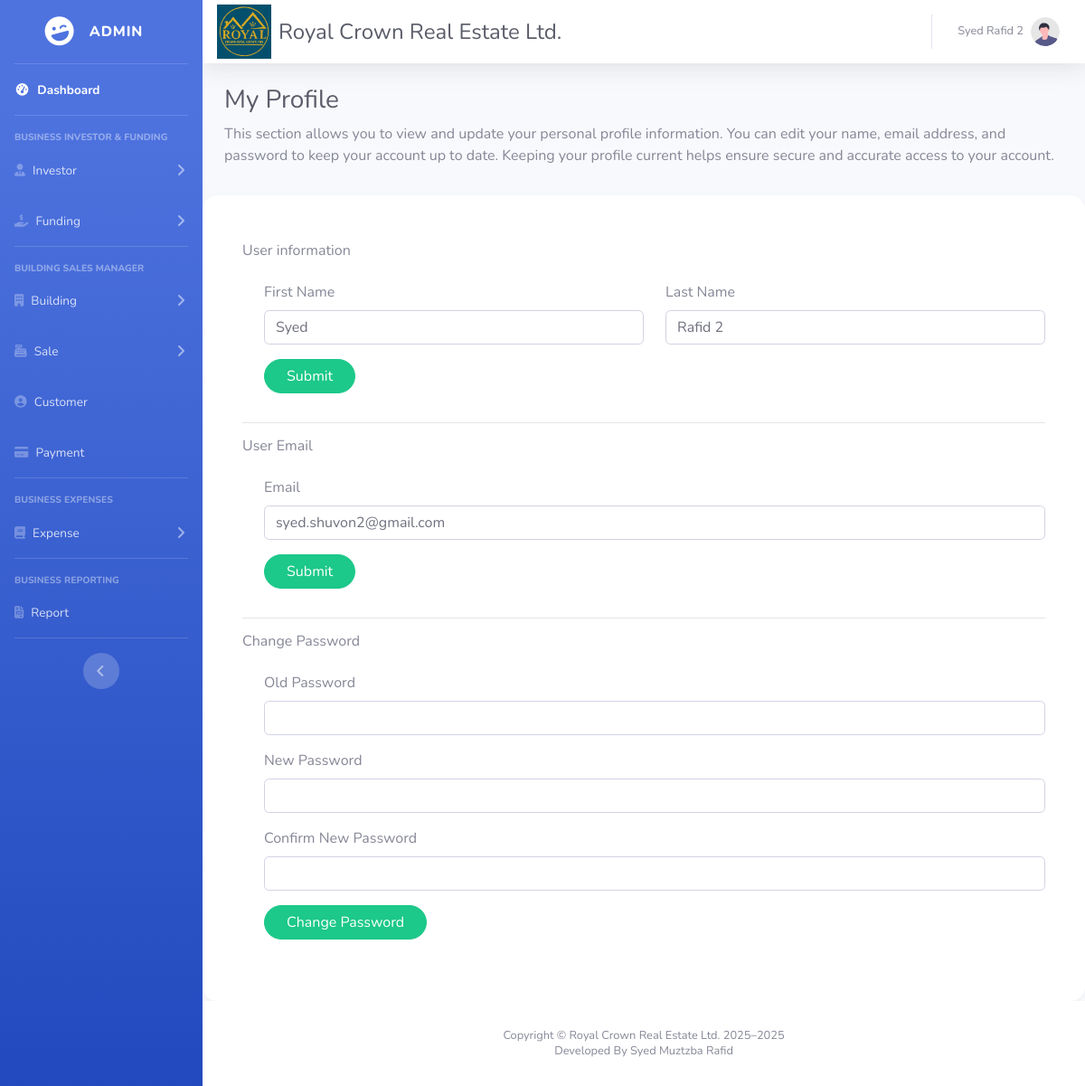
The app's page /profile.php (signed in) with its own data.
### tables this page shows
CREATE TABLE `users` (
  `user_id` int(11) NOT NULL,
  `fName` varchar(200) NOT NULL,
  `lName` varchar(200) NOT NULL,
  `email` varchar(100) NOT NULL,
  `password` varchar(500) NOT NULL,
  `userType` enum('superAdmin','admin','','') NOT NULL,
  `created_at` datetime NOT NULL DEFAULT current_timestamp(),
  `updated_at` datetime DEFAULT NULL
);

### partials/_analytics.php (called while the page is built, shortened)
<?php
require_once __DIR__ . '/_session.php';
require_once __DIR__ . '/../includes/config.php';
$stmt = $dbh->prepare("SELECT fName, lName, email FROM users WHERE user_id = ?");
$stmt->execute([$userId]);
$user = $stmt->fetch(PDO::FETCH_ASSOC);
$fName = $user['fName'];
$lName = $user['lName'];
$email = $user['email'];

### profile.php (the view, shortened to what this page needs)
<?php
include 'partials/_analytics.php';
?>
<!DOCTYPE html>
<html lang="en">
<?php include 'partials/_head.php'; ?>
<body id="page-top">
    <body id="page-top">
        <div id="wrapper">
            <?php include 'partials/_sidebar.php'; ?>
            <div id="content-wrapper" class="d-flex flex-column">
                <div id="content">
                    <?php include 'partials/_topbar.php'; ?>
                    <div class="m-4">
                        <h1 class="h3 mb-2 text-gray-800">My Profile</h1>
                        <p class="mb-4">
                            This section allows you to view and update your personal profile information. You can edit your name, email address, and password to keep your account up to date. Keeping your profile current helps ensure secure and accurate access to your account.
                        </p>
                    </div>
                    <div class="container-fluid">
                        <div class="card-body">
                            <form id="userName">
                                <h6 class="heading-small text-muted mb-4">User information</h6>
                                <div class="pl-lg-4">
                                    <div class="row">
                                        <div class="col-lg-6">
                                            <div class="form-group">
                                                <label class="form-control-label" for="input-fName">First Name</label>
                                                <input type="text" name="fName" id="input-fName"
                                                    value="<?php echo htmlspecialchars($fName); ?>"
                                                    data-original="<?php echo htmlspecialchars($fName); ?>"
                                                    class="form-control form-control-alternative">
                                            </div>
                                        </div>
                                        <div class="col-lg-6">
                                            <div class="form-group">
                                                <label class="form-control-label" for="input-lName">Last Name</label>
                                                <input type="text" name="lName" id="input-lName"
                                                    value="<?php echo htmlspecialchars($lName); ?>"
                                                    data-original="<?php echo htmlspecialchars($lName); ?>"
                                                    class="form-control form-control-alternative">
                                            </div>
                                        </div>
                                        <div class="col-lg-12">
                                            <div class="form-group">
                                                <input type="submit" class="btn btn-success form-control-alternative" value="Submit">
                                            </div>
                                        </div>
                                    </div>
                                </div>
                            </form>
                            <hr>
                            <form id="userEmail">
                                <h6 class="heading-small text-muted mb-4">User Email</h6>
                                <div class="pl-lg-4">
                                    <div class="row">
                                        <div class="col-lg-12">
                                            <div class="form-group">
                                                <label class="form-control-label" for="input-email">Email</label>
                                                <input type="text" name="email" value="<?php echo htmlentities($email); ?>" data-original="<?php echo htmlspecialchars($email); ?>" id="input-email" class="form-control form-control-alternative">
                                            </div>
                                        </div>
                                        <div class="col-lg-12">
                                            <div class="form-group">
                                                <input type="submit" class="btn btn-success form-control-alternative" value="Submit">
                                            </div>
                                        </div>
                                    </div>
                                </div>
                            </form>
                            <hr>
                            <form id="changePasswordForm">
                                <h6 class="heading-small text-muted mb-4">Change Password</h6>
                                <div class="pl-lg-4">
                                    <div class="row">
                                        <div class="col-lg-12">
                                            <div class="form-group">
                                                <label class="form-control-label" for="old-password">Old Password</label>
                                                <input type="password" name="old_password" id="old-password" class="form-control form-control-alternative">
                                            </div>
                                        </div>
                                        <div class="col-lg-12">
                                            <div class="form-group">
                                                <label class="form-control-label" for="new-password">New Password</label>
                                                <input type="password" id="new-password" name="new_password" class="form-control form-control-alternative">
                                            </div>
                                        </div>
                                        <div class="col-lg-12">
                                            <div class="form-group">
                                                <label class="form-control-label" for="confirm-password">Confirm New Password</label>
                                                <input type="password" id="confirm-password" name="confirm_password" class="form-control form-control-alternative">
                                            </div>
                                        </div>
                                        <div class="col-lg-12">
                                            <div class="form-group">
                                                <input type="submit" id="submit-button" class="btn btn-success form-control-alternative" value="Change Password">
                                            </div>
                                        </div>
                                    </div>
                                </div>
                            </form>
                        </div>
                    </div>
                </div>
                <?php include 'partials/_footer.php'; ?>
            </div>
        </div>
    </body>
</html>

### partials/_sidebar.php (shortened to what this page needs)
<?php
require_once __DIR__ . '/_session.php';
require_once __DIR__ . '/../includes/config.php';
$stmt = $dbh->prepare("SELECT userType FROM users WHERE user_id = ?");
$stmt->execute([$userId]);
$user = $stmt->fetch(PDO::FETCH_ASSOC);
$userTypes = $user['userType'];
if ($userTypes == 'superAdmin') {
    $userType = "Super Admin";
} else {
    $userType = 'Admin';
}
?>
<ul
    class="navbar-nav bg-gradient-primary sidebar sidebar-dark accordion"
    id="accordionSidebar">
    <a
        class="sidebar-brand d-flex align-items-center justify-content-center"
        href="dashboard.php">
        <div class="sidebar-brand-icon rotate-n-15">
            <i class="fas fa-laugh-wink"></i>
        </div>
        <div class="sidebar-brand-text mx-3"><?php echo $userType; ?></div>
    </a>
    <hr class="sidebar-divider my-0" />
    <li class="nav-item active">
        <a class="nav-link" href="Dashboard.php">
            <i class="fas fa-fw fa-tachometer-alt"></i>
            <span>Dashboard</span></a>
    </li>
    <hr class="sidebar-divider" />
    <div class="sidebar-heading">Business Investor & Funding</div>
    <li class="nav-item">
        <a
            class="nav-link collapsed"
            href="#"
            data-toggle="collapse"
            data-target="#collapseInvestor"
            aria-expanded="true"
            aria-controls="collapseInvestor">
            <i class="fas fa-user-tie"></i>
            <span>Investor</span>
        </a>
    </li>
    <li class="nav-item">
        <a
            class="nav-link collapsed"
            href="#"
            data-toggle="collapse"
            data-target="#collapseFunding"
            aria-expanded="true"
            aria-controls="collapseFunding">
            <i class="fas fa-hand-holding-usd"></i>
            <span>Funding</span>
        </a>
    </li>
    <hr class="sidebar-divider" />
    <div class="sidebar-heading">Building Sales Manager</div>
    <li class="nav-item">
        <a
            class="nav-link collapsed"
            href="#"
            data-toggle="collapse"
            data-target="#collapseLayout"
            aria-expanded="true"
            aria-controls="collapseLayout">
            <i class="fas fa-building"></i>
            <span>Building</span>
        </a>
    </li>
    <li class="nav-item">
        <a
            class="nav-link collapsed"
            href="#"
            data-toggle="collapse"
            data-target="#collapseSales"
            aria-expanded="true"
            aria-controls="collapseSales">
            <i class="fas fa-cash-register"></i>
            <span>Sale</span>
        </a>
    </li>
    <li class="nav-item">
        <a class="nav-link" href="customer.php">
            <i class="fas fa-user-circle"></i>
            <span>Customer</span></a>
    </li>
    <li class="nav-item">
        <a class="nav-link" href="payments.php">
            <i class="fas fa-credit-card"></i>
            <span>Payment</span></a>
    </li>
    <hr class="sidebar-divider" />
    <div class="sidebar-heading">Business Expenses</div>
    <li class="nav-item">
        <a
            class="nav-link collapsed"
            href="#"
            data-toggle="collapse"
            data-target="#collapseExpenses"
            aria-expanded="true"
            aria-controls="collapseExpenses">
            <i class="fas fa-book"></i>
            <span>Expense</span>
        </a>
    </li>
    <hr class="sidebar-divider" />
    <div class="sidebar-heading">Business Reporting</div>
    <li class="nav-item">
        <a class="nav-link" href="report.php">
            <i class="fas fa-file-invoice"></i>
            <span>Report</span></a>
    </li>
    <hr class="sidebar-divider" />
    <div class="text-center d-none d-md-inline">
        <button class="rounded-circle border-0" id="sidebarToggle"></button>
    </div>
</ul>

### partials/_topbar.php (shortened to what this page needs)
<?php
include '_session.php';
require_once __DIR__ . '/../includes/config.php';
$stmt = $dbh->prepare("SELECT fName, lName FROM users WHERE user_id = ?");
$stmt->execute([$userId]);
$user = $stmt->fetch(PDO::FETCH_ASSOC);
if ($user) {
    $fullName = $user['fName'] . ' ' . $user['lName'];
} else {
    $fullName = 'Guest';
}
?>
<nav
    class="navbar navbar-expand navbar-light bg-white topbar mb-4 static-top shadow">
    <img src="img/logo.svg"
        alt="Site Logo"
        class="d-none d-sm-inline-block align-middle me-2"
        style="height: 60px;">
    <h4 class="d-none d-sm-inline-block align-middle mb-0 me-2 text-dark ml-2">
        Royal Crown Real Estate Ltd.
    </h4>
    <ul class="navbar-nav ml-auto">
        <li class="nav-item dropdown no-arrow">
            <a
                class="nav-link dropdown-toggle"
                href="#"
                id="userDropdown"
                role="button"
                data-toggle="dropdown"
                aria-haspopup="true"
                aria-expanded="false">
                <span class="mr-2 d-none d-lg-inline text-gray-600 small"><?php echo $fullName; ?></span>
                <img
                    class="img-profile rounded-circle"
                    src="img/undraw_profile.svg" />
            </a>
        </li>
    </ul>
</nav>

### partials/_head.php (style rules this page uses)
.container-fluid { background: #fff; border-radius: 1rem; box-shadow: 0 2px 8px rgba(0, 0, 0, 0.04); padding: 2rem 1.5rem; margin-top: 2rem; }
.btn, .btn:focus, .btn:active { border-radius: 2rem !important; padding-left: 1.5rem; padding-right: 1.5rem; }

### records on screen
users: userType "ADMIN", fullName "Syed Rafid 2", fName "Syed", lName "Rafid 2", email "syed.shuvon2@gmail.com"
